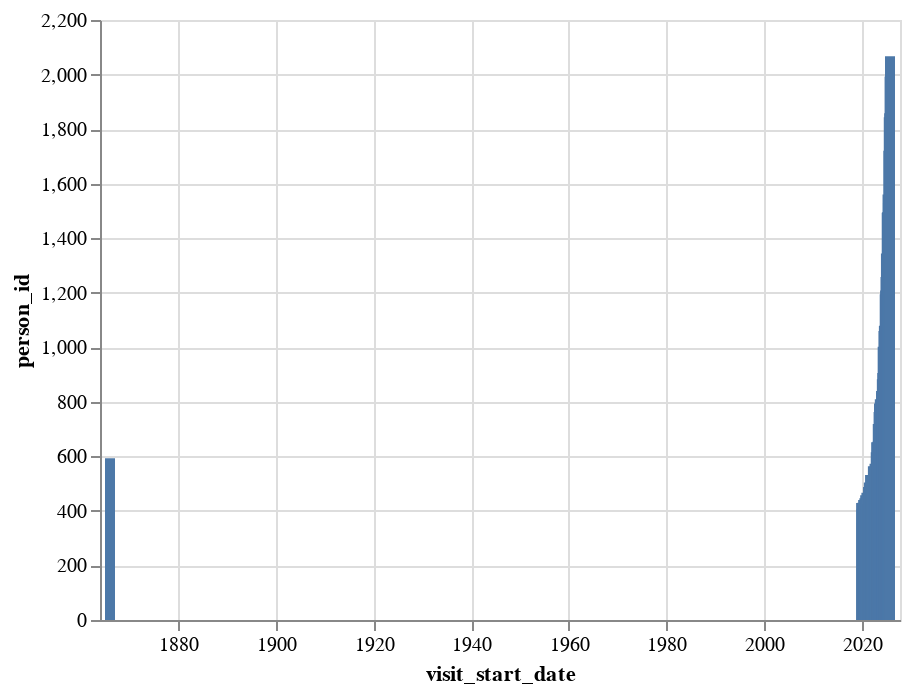

Notebook source saved alongside this figure:
### Code cell
#TODO

### Figure 1 — Vega-Lite specification as saved in the notebook (floating-point values rounded to 4 significant figures)
{"config": {"view": {"continuousWidth": 400, "continuousHeight": 300}}, "data": {"name": "data-cbb261aaf8a9cd277e705c6e71ddcc74"}, "mark": "bar", "encoding": {"x": {"type": "temporal", "field": "visit_start_date", "scale": {"padding": 5}}, "y": {"type": "quantitative", "field": "person_id"}}, "$schema": "https://vega.github.io/schema/vega-lite/v4.8.1.json", "datasets": {"data-cbb261aaf8a9cd277e705c6e71ddcc74": [{"visit_start_date": "1866-01", "person_id": 593}, {"visit_start_date": "2019-12", "person_id": 429}, {"visit_start_date": "2020-01", "person_id": 406}, {"visit_start_date": "2020-02", "person_id": 357}, {"visit_start_date": "2020-03", "person_id": 430}, {"visit_start_date": "2020-04", "person_id": 402}, {"visit_start_date": "2020-05", "person_id": 440}, {"visit_start_date": "2020-06", "person_id": 422}, {"visit_start_date": "2020-07", "person_id": 419}, {"visit_start_date": "2020-08", "person_id": 446}, {"visit_start_date": "2020-09", "person_id": 405}, {"visit_start_date": "2020-10", "person_id": 457}, {"visit_start_date": "2020-11", "person_id": 444}, {"visit_start_date": "2020-12", "person_id": 421}, {"visit_start_date": "2021-01", "person_id": 467}, {"visit_start_date": "2021-02", "person_id": 410}, {"visit_start_date": "2021-03", "person_id": 427}, {"visit_start_date": "2021-04", "person_id": 423}, {"visit_start_date": "2021-05", "person_id": 488}, {"visit_start_date": "2021-06", "person_id": 452}, {"visit_start_date": "2021-07", "person_id": 504}, {"visit_start_date": "2021-08", "person_id": 458}, {"visit_start_date": "2021-09", "person_id": 487}, {"visit_start_date": "2021-10", "person_id": 532}, {"visit_start_date": "2021-11", "person_id": 478}, {"visit_start_date": "2021-12", "person_id": 512}, {"visit_start_date": "2022-01", "person_id": 494}, {"visit_start_date": "2022-02", "person_id": 467}, {"visit_start_date": "2022-03", "person_id": 489}, {"visit_start_date": "2022-04", "person_id": 448}, {"visit_start_date": "2022-05", "person_id": 564}, {"visit_start_date": "2022-06", "person_id": 517}, {"visit_start_date": "2022-07", "person_id": 559}, {"visit_start_date": "2022-08", "person_id": 562}, {"visit_start_date": "2022-09", "person_id": 573}, {"visit_start_date": "2022-10", "person_id": 551}, {"visit_start_date": "2022-11", "person_id": 487}, {"visit_start_date": "2022-12", "person_id": 615}, {"visit_start_date": "2023-01", "person_id": 652}, {"visit_start_date": "2023-02", "person_id": 546}, {"visit_start_date": "2023-03", "person_id": 625}, {"visit_start_date": "2023-04", "person_id": 654}, {"visit_start_date": "2023-05", "person_id": 719}, {"visit_start_date": "2023-06", "person_id": 669}, {"visit_start_date": "2023-07", "person_id": 763}, {"visit_start_date": "2023-08", "person_id": 794}, {"visit_start_date": "2023-09", "person_id": 744}, {"visit_start_date": "2023-10", "person_id": 809}, {"visit_start_date": "2023-11", "person_id": 754}, {"visit_start_date": "2023-12", "person_id": 781}, {"visit_start_date": "2024-01", "person_id": 840}, {"visit_start_date": "2024-02", "person_id": 832}, {"visit_start_date": "2024-03", "person_id": 883}, {"visit_start_date": "2024-04", "person_id": 906}, {"visit_start_date": "2024-05", "person_id": 1002}, {"visit_start_date": "2024-06", "person_id": 969}, {"visit_start_date": "2024-07", "person_id": 1060}, {"visit_start_date": "2024-08", "person_id": 1079}, {"visit_start_date": "2024-09", "person_id": 1052}, {"visit_start_date": "2024-10", "person_id": 1194}, {"visit_start_date": "2024-11", "person_id": 1208}, {"visit_start_date": "2024-12", "person_id": 1258}, {"visit_start_date": "2025-01", "person_id": 1344}, {"visit_start_date": "2025-02", "person_id": 1267}, {"visit_start_date": "2025-03", "person_id": 1493}, {"visit_start_date": "2025-04", "person_id": 1495}, {"visit_start_date": "2025-05", "person_id": 1560}, {"visit_start_date": "2025-06", "person_id": 1531}, {"visit_start_date": "2025-07", "person_id": 1721}, {"visit_start_date": "2025-08", "person_id": 1843}, {"visit_start_date": "2025-09", "person_id": 1858}, {"visit_start_date": "2025-10", "person_id": 1993}, {"visit_start_date": "2025-11", "person_id": 2067}]}}
